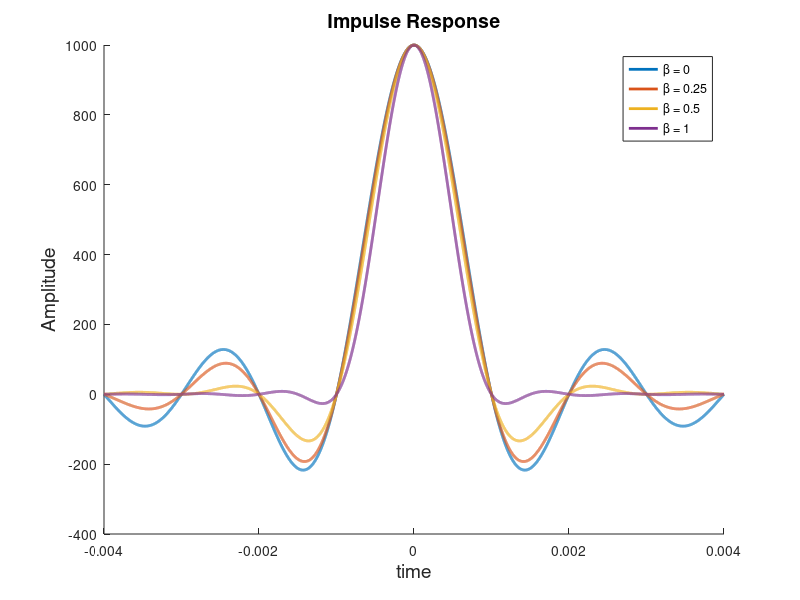

Reproduce this figure in MATLAB.
##PSF
close all;
clear, clc;
format long

## Beta
Beta = [0 0.25 0.5 1];

Rs = 1e3
T = 1/Rs

##color
c= {'m','b','k','g'};

t = linspace(-4*T, 4*T, 1e4);
h = zeros(size(t));
hold on;

for n = 1 : numel(Beta)
  h = 1/T*sinc(t/T).*(cos(pi*Beta(n)*t/T)./(1-(2*Beta(n)*t/T).^2));

  h(abs(t)==T/2/Beta(n)) = pi/(4*T)*sinc(1/2/Beta(n));

  plot(t,h,'linewidth',2);
end


title('Impulse Response', 'fontsize', 14);
xlabel('time','fontsize',14);
ylabel('Amplitude','fontsize',14);
legend(['\beta = ', num2str(Beta(1))],['\beta = ', num2str(Beta(2))],['\beta = ', num2str(Beta(3))],['\beta = ', num2str(Beta(4))]);
